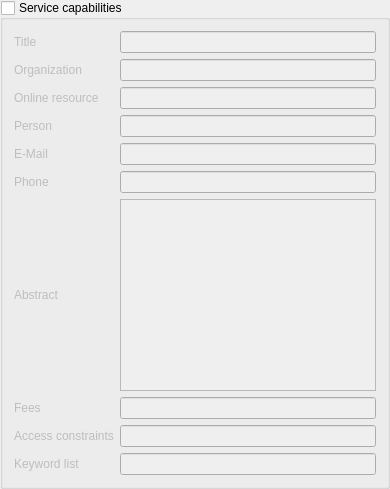
                <widget class="QgsCollapsibleGroupBox" name="grpOWSServiceCapabilities">
                 <property name="title">
                  <string>Service capabilities</string>
                 </property>
                 <property name="checkable">
                  <bool>true</bool>
                 </property>
                 <property name="checked">
                  <bool>false</bool>
                 </property>
                 <property name="collapsed" stdset="0">
                  <bool>false</bool>
                 </property>
                 <property name="saveCollapsedState" stdset="0">
                  <bool>true</bool>
                 </property>
                 <property name="syncGroup" stdset="0">
                  <string notr="true">projowsserver</string>
                 </property>
                 <layout class="QGridLayout" name="gridLayout_6">
                  <item row="7" column="1">
                   <widget class="QLineEdit" name="mWMSFees"/>
                  </item>
                  <item row="8" column="1">
                   <widget class="QLineEdit" name="mWMSAccessConstraints"/>
                  </item>
                  <item row="0" column="0">
                   <widget class="QLabel" name="label_10">
                    <property name="text">
                     <string>Title</string>
                    </property>
                    <property name="buddy">
                     <cstring>mWMSTitle</cstring>
                    </property>
                   </widget>
                  </item>
                  <item row="2" column="1">
                   <widget class="QLineEdit" name="mWMSOnlineResourceLineEdit"/>
                  </item>
                  <item row="2" column="0">
                   <widget class="QLabel" name="mWMSOnlineResourceLabel">
                    <property name="text">
                     <string>Online resource</string>
                    </property>
                   </widget>
                  </item>
                  <item row="3" column="0">
                   <widget class="QLabel" name="label_9">
                    <property name="text">
                     <string>Person</string>
                    </property>
                    <property name="buddy">
                     <cstring>mWMSContactPerson</cstring>
                    </property>
                   </widget>
                  </item>
                  <item row="4" column="1">
                   <widget class="QLineEdit" name="mWMSContactMail"/>
                  </item>
                  <item row="3" column="1">
                   <widget class="QLineEdit" name="mWMSContactPerson"/>
                  </item>
                  <item row="4" column="0">
                   <widget class="QLabel" name="label_13">
                    <property name="text">
                     <string>E-Mail</string>
                    </property>
                   </widget>
                  </item>
                  <item row="1" column="1">
                   <widget class="QLineEdit" name="mWMSContactOrganization"/>
                  </item>
                  <item row="5" column="0">
                   <widget class="QLabel" name="label_12">
                    <property name="text">
                     <string>Phone</string>
                    </property>
                    <property name="buddy">
                     <cstring>mWMSContactPhone</cstring>
                    </property>
                   </widget>
                  </item>
                  <item row="0" column="1">
                   <widget class="QLineEdit" name="mWMSTitle"/>
                  </item>
                  <item row="6" column="0">
                   <widget class="QLabel" name="label_15">
                    <property name="text">
                     <string>Abstract</string>
                    </property>
                    <property name="buddy">
                     <cstring>mWMSAbstract</cstring>
                    </property>
                   </widget>
                  </item>
                  <item row="5" column="1">
                   <widget class="QLineEdit" name="mWMSContactPhone"/>
                  </item>
                  <item row="6" column="1">
                   <widget class="QTextEdit" name="mWMSAbstract"/>
                  </item>
                  <item row="9" column="0">
                   <widget class="QLabel" name="mWMSKeywordListLabel">
                    <property name="text">
                     <string>Keyword list</string>
                    </property>
                   </widget>
                  </item>
                  <item row="9" column="1">
                   <widget class="QLineEdit" name="mWMSKeywordList"/>
                  </item>
                  <item row="1" column="0">
                   <widget class="QLabel" name="label_11">
                    <property name="text">
                     <string>Organization</string>
                    </property>
                    <property name="buddy">
                     <cstring>mWMSContactOrganization</cstring>
                    </property>
                   </widget>
                  </item>
                  <item row="8" column="0">
                   <widget class="QLabel" name="mWMSAccessConstraintsLabel">
                    <property name="text">
                     <string>Access constraints</string>
                    </property>
                   </widget>
                  </item>
                  <item row="7" column="0">
                   <widget class="QLabel" name="mWMSFeesLabel">
                    <property name="text">
                     <string>Fees</string>
                    </property>
                   </widget>
                  </item>
                 </layout>
                </widget>
